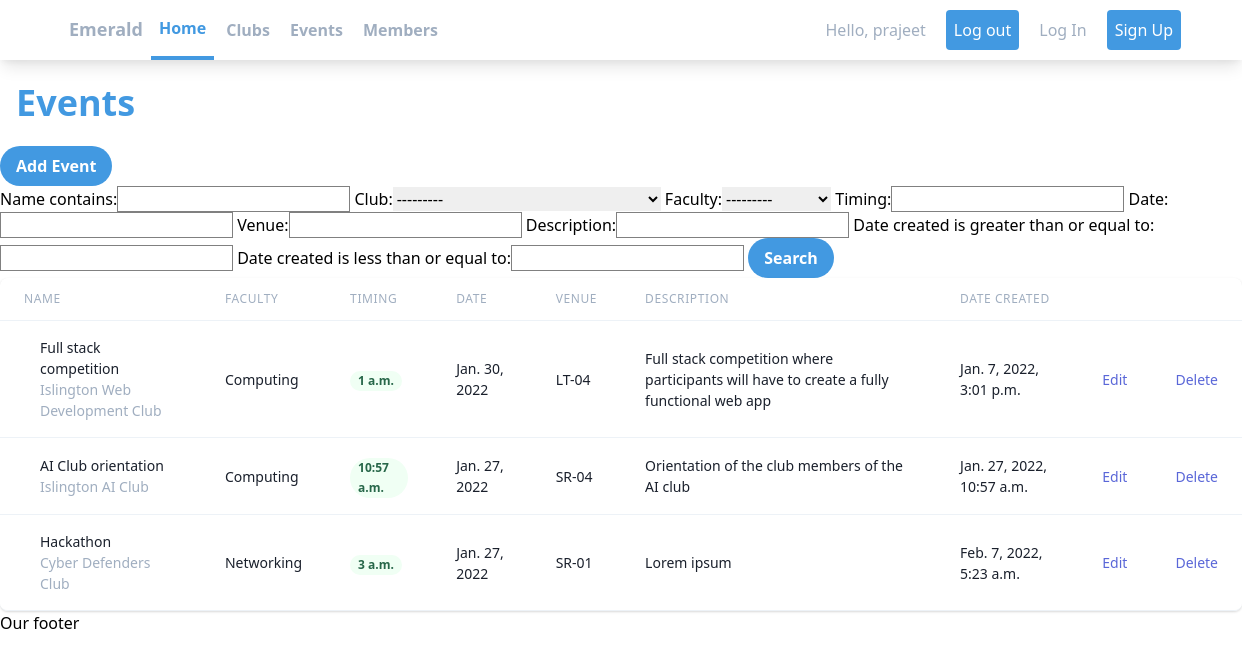
/events/ (signed in), run on the app's committed database.
### emeraldApp/models.py (models this page shows, shortened)
class Club(models.Model):
    FACULTY = (
        ('Computing', 'Computing'),
        ('Networking', 'Networking'),
        ('Multimedia', 'Multimedia'),
    )
    name = models.CharField(max_length=50, null=True)
    faculty = models.CharField(max_length=50, null=True, choices=FACULTY)
    date_created = models.DateTimeField(auto_now_add=True, null=True)
    def __str__(self):
        return self.name

class Event(models.Model):
    FACULTY = (
        ('Computing', 'Computing'),
        ('Networking', 'Networking'),
        ('Multimedia', 'Multimedia'),
    )
    name = models.CharField(max_length=50, null=True)
    club = models.ForeignKey(Club, null=True, on_delete=models.SET_NULL)
    faculty = models.CharField(max_length=50, null=True, choices=FACULTY)
    timing = models.TimeField(max_length=30, null=True)
    date = models.DateField(max_length=30, null=True)
    venue = models.CharField(max_length=50, null=True)
    event_manager = models.ForeignKey(
        Member, null=False, on_delete=models.SET_NULL),
    description = models.CharField(max_length=200, null=True)
    date_created = models.DateTimeField(auto_now_add=True, null=True)

### emeraldApp/views.py (the view)
# urls.py: path('events/', views.events, name="events"),
def events(request):
    events = Event.objects.all()
    myFilter = EventFilter(request.GET, queryset=events)
    events = myFilter.qs
    return render(request, 'emeraldApp/events.html', {'events': events, 'myFilter': myFilter})

### emeraldApp/templates/emeraldApp/events.html (shortened to what this page needs)
{% extends 'emeraldApp/main.html' %}
{% block content %}
<h1 class="text-blue-500 text-2xl md:text-3xl lg:text-4xl font-bold p-4">Events</h1>
<a href="{% url 'create_event' %}"><button
        class="bg-blue-500 hover:bg-blue-700 text-white font-bold py-2 px-4 rounded-full">
        Add Event
    </button></a>
<form method="get">
    {{myFilter.form}}
    <button type="submit"
        class="bg-blue-500 hover:bg-blue-700 text-white font-bold py-2 px-4 rounded-full">Search</button>
</form>
<div class="flex flex-col">
    <div class="-my-2 overflow-x-auto sm:-mx-6 lg:-mx-8">
        <div class="py-2 align-middle inline-block min-w-full sm:px-6 lg:px-8">
            <div class="shadow overflow-hidden border-b border-gray-200 sm:rounded-lg">
                <table class="min-w-full divide-y divide-gray-200">
                    <thead class="bg-gray-50">
                        <tr>
                            <th scope="col"
                                class="px-6 py-3 text-left text-xs font-medium text-gray-500 uppercase tracking-wider">
                                Name
                            </th>
                            <th scope="col"
                                class="px-6 py-3 text-left text-xs font-medium text-gray-500 uppercase tracking-wider">
                                Faculty
                            </th>
                            <th scope="col"
                                class="px-6 py-3 text-left text-xs font-medium text-gray-500 uppercase tracking-wider">
                                Timing
                            </th>
                            <th scope="col"
                                class="px-6 py-3 text-left text-xs font-medium text-gray-500 uppercase tracking-wider">
                                Date
                            </th>
                            <th scope="col"
                                class="px-6 py-3 text-left text-xs font-medium text-gray-500 uppercase tracking-wider">
                                Venue
                            </th>
                            <th scope="col"
                                class="px-6 py-3 text-left text-xs font-medium text-gray-500 uppercase tracking-wider">
                                Description
                            </th>
                            <th scope="col"
                                class="px-6 py-3 text-left text-xs font-medium text-gray-500 uppercase tracking-wider">
                                Date created
                            </th>
                            <th scope="col" class="relative px-6 py-3">
                            </th>
                        </tr>
                    </thead>
                    <tbody class="bg-white divide-y divide-gray-200">
                        {% for event in events %}
                        <tr>
                            <td class="px-6 py-4 whitespace-nowrap">
                                <div class="flex items-center">
                                    <div class="ml-4">
                                        <div class="text-sm font-medium text-gray-900">
                                            {{event.name}}
                                        </div>
                                        <div class="text-sm text-gray-500">
                                            {{event.club}}
                                        </div>
                                    </div>
                                </div>
                            </td>
                            <td class="px-6 py-4 whitespace-nowrap">
                                <div class="text-sm text-gray-900">{{event.faculty}}</div>
                            </td>
                            <td class="px-6 py-4 whitespace-nowrap">
                                <span
                                    class="px-2 inline-flex text-xs leading-5 font-semibold rounded-full bg-green-100 text-green-800">
                                    {{event.timing}}
                                </span>
                            </td>
                            <td class="px-6 py-4 whitespace-nowrap text-sm text-gray-900">
                                {{event.date}}
                            </td>
                            <td class="px-6 py-4 whitespace-nowrap text-sm text-gray-900">
                                {{event.venue}}
                            </td>
                            <td class="px-6 py-4 whitespace-nowrap text-sm text-gray-900">
                                {{event.description}}
                            </td>
                            <td class="px-6 py-4 whitespace-nowrap text-sm text-gray-900">
                                {{event.date_created}}
                            </td>
                            <td class="px-6 py-4 whitespace-nowrap text-right text-sm font-medium">
                                <a href="{% url 'update_event' event.id %}"
                                    class="text-indigo-600 hover:text-indigo-900">Edit</a>
                            </td>
                            <td class="px-6 py-4 whitespace-nowrap text-right text-sm font-medium">
                                <a href="{% url 'delete_event' event.id %}"
                                    class="text-indigo-600 hover:text-indigo-900">Delete</a>
                            </td>
                        </tr>
                        {% endfor %}
                    </tbody>
                </table>
            </div>
        </div>
    </div>
</div>
{% endblock %}

### emeraldApp/templates/emeraldApp/navbar.html (shortened to what this page needs)
<nav class="bg-white shadow-lg">
    <div class="max-w-6xl mx-auto px-4">
        <div class="flex justify-between">
            <div class="flex space-x-7">
                <div>
                    <a href="#" class="flex items-center py-4 px-2">
                        <span class="font-semibold text-gray-500 text-lg">Emerald</span>
                    </a>
                </div>
                <div class="hidden md:flex items-center space-x-1">
                    <a href="{% url 'home' %}"
                        class="py-4 px-2 text-blue-500 border-b-4 border-blue-500 font-semibold ">Home</a>
                    <a href="{% url 'clubs' %}"
                        class="py-4 px-2 text-gray-500 font-semibold hover:text-blue-500 transition duration-300">Clubs</a>
                    <a href="{% url 'events' %}"
                        class="py-4 px-2 text-gray-500 font-semibold hover:text-blue-500 transition duration-300">Events</a>
                    <a href="{% url 'members' %}"
                        class="py-4 px-2 text-gray-500 font-semibold hover:text-blue-500 transition duration-300">Members
                    </a>
                </div>
            </div>
            <div class="hidden md:flex items-center space-x-3 ">
                <span
                    class="py-2 px-2 font-medium text-gray-500 rounded hover:bg-blue-500 hover:text-white transition duration-300">Hello,
                    {{request.user}}
                </span>
                <a href="{% url 'logout' %}"
                    class="py-2 px-2 font-medium text-white bg-blue-500 rounded hover:bg-blue-400 transition duration-300">Log
                    out</a>
                <a href="{% url 'login' %}"
                    class="py-2 px-2 font-medium text-gray-500 rounded hover:bg-blue-500 hover:text-white transition duration-300">Log
                    In</a>
                <a href="{% url 'register' %}"
                    class="py-2 px-2 font-medium text-white bg-blue-500 rounded hover:bg-blue-400 transition duration-300">Sign
                    Up</a>
            </div>
        </div>
    </div>
</nav>

### static/css/main.css (style rules this page uses)
input { border: solid 0.2px grey; }

### data on the page
Club: faculty "---------"
Event: name "Full stack competition", club "Islington Web Development Club", faculty "Computing", timing "1 a.m.", date "Jan. 30, 2022", venue "LT-04", description "Full stack competition where participants will have to create a fully functional web app", date_created "Jan. 7, 2022, 3:01 p.m."
Event: name "AI Club orientation", club "Islington AI Club", faculty "Computing", timing "10:57 a.m.", date "Jan. 27, 2022", venue "SR-04", description "Orientation of the club members of the AI club", date_created "Jan. 27, 2022, 10:57 a.m."
Event: name "Hackathon", club "Cyber Defenders Club", faculty "Networking", timing "3 a.m.", date "Jan. 27, 2022", venue "SR-01", description "Lorem ipsum", date_created "Feb. 7, 2022, 5:23 a.m."

### other printed values
{{ request.user }} "prajeet"
